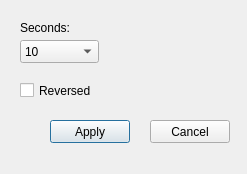
<?xml version="1.0" encoding="UTF-8"?>
<ui version="4.0">
 <class>SettingsWindow</class>
 <widget class="QDialog" name="SettingsWindow">
  <property name="geometry">
   <rect>
    <x>0</x>
    <y>0</y>
    <width>247</width>
    <height>174</height>
   </rect>
  </property>
  <property name="windowTitle">
   <string>Dialog</string>
  </property>
  <widget class="QLabel" name="label">
   <property name="geometry">
    <rect>
     <x>20</x>
     <y>20</y>
     <width>131</width>
     <height>16</height>
    </rect>
   </property>
   <property name="text">
    <string>Seconds:</string>
   </property>
  </widget>
  <widget class="QComboBox" name="comboBox">
   <property name="geometry">
    <rect>
     <x>20</x>
     <y>40</y>
     <width>79</width>
     <height>23</height>
    </rect>
   </property>
   <item>
    <property name="text">
     <string>10</string>
    </property>
   </item>
   <item>
    <property name="text">
     <string>20</string>
    </property>
   </item>
   <item>
    <property name="text">
     <string>30</string>
    </property>
   </item>
   <item>
    <property name="text">
     <string>40</string>
    </property>
   </item>
   <item>
    <property name="text">
     <string>50</string>
    </property>
   </item>
   <item>
    <property name="text">
     <string>60</string>
    </property>
   </item>
  </widget>
  <widget class="QCheckBox" name="checkBox">
   <property name="geometry">
    <rect>
     <x>20</x>
     <y>80</y>
     <width>85</width>
     <height>21</height>
    </rect>
   </property>
   <property name="text">
    <string>Reversed</string>
   </property>
  </widget>
  <widget class="QPushButton" name="applyButton">
   <property name="geometry">
    <rect>
     <x>50</x>
     <y>120</y>
     <width>80</width>
     <height>23</height>
    </rect>
   </property>
   <property name="text">
    <string>Apply</string>
   </property>
  </widget>
  <widget class="QPushButton" name="cancelButton">
   <property name="geometry">
    <rect>
     <x>150</x>
     <y>120</y>
     <width>80</width>
     <height>23</height>
    </rect>
   </property>
   <property name="text">
    <string>Cancel</string>
   </property>
  </widget>
 </widget>
 <resources/>
 <connections/>
</ui>
